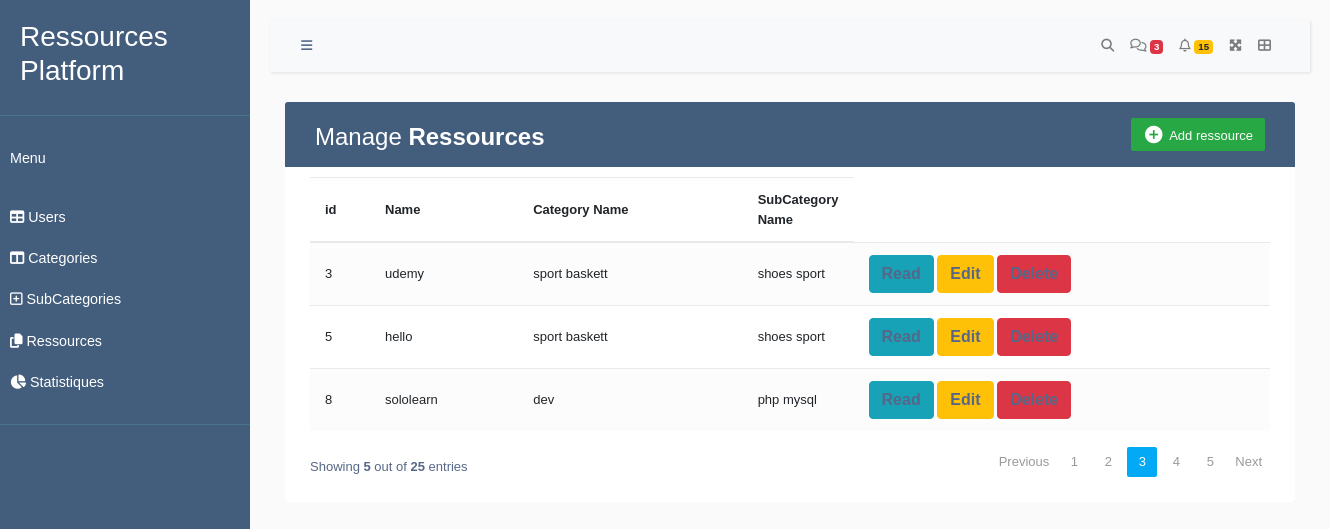
The app's page /ressource/index.php with its own data.
### tables this page shows
CREATE TABLE `ressources` (
  `ressource_id` int(11) NOT NULL,
  `categorie_id` int(11) DEFAULT NULL,
  `sub_categorie_id` int(11) DEFAULT NULL,
  `squad_id` int(11) DEFAULT NULL,
  `projet_id` int(11) DEFAULT NULL,
  `name_ressource` varchar(255) NOT NULL
);

CREATE TABLE `categorie` (
  `categorie_id` int(11) NOT NULL,
  `name_categorie` varchar(50) NOT NULL
);

CREATE TABLE `subcategory` (
  `sub_categorie_id` int(11) NOT NULL,
  `categorie_id` int(11) DEFAULT NULL,
  `name_sub_categorie` varchar(50) NOT NULL
);

### ressource/index.php (the view, shortened to what this page needs)
<!DOCTYPE html>
<html lang="en">
<head>
    <link rel="stylesheet" href="https://stackpath.bootstrapcdn.com/bootstrap/4.5.0/css/bootstrap.min.css">
    <link rel="stylesheet" href="https://cdnjs.cloudflare.com/ajax/libs/font-awesome/5.15.2/css/all.min.css">
    <link rel="stylesheet" href="https://cdnjs.cloudflare.com/ajax/libs/font-awesome/6.4.2/css/all.min.css"
 />
</head>
<body>
    <?php
    include("../nav.php");
    ?>
    <div class="container-xl">
        <div class="table-responsive">
            <div class="table-wrapper">
                <div class="table-title">
                    <div class="row">
                        <div class="col-sm-6">
                            <h2>Manage <b>Ressources</b></h2>
                        </div>
                        <div class="col-sm-6">
                            <a href="#addEmployeeModal" class="btn btn-success" data-toggle="modal"><i
                                    class="material-icons">&#xE147;</i> <span>Add ressource</span></a>
                        </div>
                    </div>
                </div>
                <table class="table table-striped table-hover">
                    <thead>
                        <tr>
                            <th>id</th>
                            <th> Name</th>
                            <th>Category Name</th>
                            <th>SubCategory Name</th>
                        </tr>
                    </thead>
                    <tbody>
                        <?php
                        include('connect.php');
                        $sqlSelect = "SELECT ressource_id , name_categorie, name_sub_categorie, name_ressource FROM ressources join categorie,subcategory where ressources.categorie_id=categorie.categorie_id and ressources.sub_categorie_id=subcategory.sub_categorie_id";
                        $result = mysqli_query($conn, $sqlSelect);
                        foreach ($result as $data) {
                            ?>
                            <tr>
                                <td>
                                    <?php echo $data['ressource_id']; ?>
                                </td>
                                <td>
                                    <?php echo $data['name_ressource']; ?>
                                </td>
                                <td>
                                    <?php echo $data['name_categorie']; ?>
                                </td>
                                <td>
                                    <?php echo $data['name_sub_categorie']; ?>
                                </td>
                                <td>
                                    <a href="view.php?id=<?php echo $data['ressource_id']; ?>" class="btn btn-info">Read
                                        </a>
                                    <a class="btn btn-warning"
                                        href="edit.php?id=<?php echo $data['ressource_id']; ?>">Edit</a>
                                    <a href="delete.php?id=<?php echo $data['ressource_id']; ?>"
                                        class="btn btn-danger">Delete</a>
                                </td>
                            </tr>
                            <?php
                        }
                        ?>
                    </tbody>
                </table>
                <div class="clearfix">
                    <div class="hint-text">Showing <b>5</b> out of <b>25</b> entries</div>
                    <ul class="pagination">
                        <li class="page-item disabled"><a href="#">Previous</a></li>
                        <li class="page-item"><a href="#" class="page-link">1</a></li>
                        <li class="page-item"><a href="#" class="page-link">2</a></li>
                        <li class="page-item active"><a href="#" class="page-link">3</a></li>
                        <li class="page-item"><a href="#" class="page-link">4</a></li>
                        <li class="page-item"><a href="#" class="page-link">5</a></li>
                        <li class="page-item"><a href="#" class="page-link">Next</a></li>
                    </ul>
                </div>
            </div>
        </div>
    </div>
</body>
</html>

### nav.php (shortened to what this page needs)
<link rel="stylesheet" href="https://stackpath.bootstrapcdn.com/bootstrap/4.5.0/css/bootstrap.min.css">
<link rel="stylesheet" href="https://cdnjs.cloudflare.com/ajax/libs/font-awesome/5.15.2/css/all.min.css">
<link rel="stylesheet" href="https://cdnjs.cloudflare.com/ajax/libs/font-awesome/6.4.2/css/all.min.css"
 />
<div class="wrapper ">
	<nav id="sidebar">
		<div class="sidebar-header ">
			<h3>Ressources Platform</h3>
		</div>
		<ul class="list-unstyled components">
			<p>Menu</p>
			<li>
				<a href="../users/#homeSubmenu" class="nav-link">
					<i class="nav-icon fas fa-table"></i>
					Users
				</a>
			</li>
			<li>
				<a href="../categorie/categorie.php" class="nav-link">
					<i class="nav-icon fas fa-columns"></i>
					Categories</a>
			</li>
			<li>
				<a href="../subCategory/subCategorie.php" class="nav-link">
					<i class="nav-icon far fa-plus-square"></i>
					SubCategories</a>
			</li>
			<li>
				<a href="../ressource/index.php" class="nav-link">
					<i class="nav-icon fas fa-copy"></i>
					Ressources</a>
			</li>
			<li>
				<a href="../statistique/index.php" class="nav-link">
					<i class="nav-icon fas fa-chart-pie"></i>
					Statistiques</a>
			</li>
		</ul>
	</nav>
	<div id="content">
		<nav class="navbar navbar-expand-lg navbar-light bg-light">
			<div class="container-fluid">
				<li class="nav-item">
					<a role="button" id="sidebarCollapse"><i class="fas fa-bars"></i></a>
				</li>
				<ul class="navbar-nav ml-auto">
					<li class="nav-item">
						<a class="nav-link" data-widget="navbar-search" href="#" role="button">
							<i class="fas fa-search"></i>
						</a>
					</li>
					<li class="nav-item dropdown">
						<a class="nav-link" data-toggle="dropdown" href="#">
							<i class="far fa-comments"></i>
							<span class="badge badge-danger navbar-badge">3</span>
						</a>
					</li>
					<li class="nav-item dropdown">
						<a class="nav-link" data-toggle="dropdown" href="#">
							<i class="far fa-bell"></i>
							<span class="badge badge-warning navbar-badge">15</span>
						</a>
					</li>
					<li class="nav-item">
						<a class="nav-link" data-widget="fullscreen" href="#" role="button">
							<i class="fas fa-expand-arrows-alt"></i>
						</a>
					</li>
					<li class="nav-item">
						<a class="nav-link" data-widget="control-sidebar" data-controlsidebar-slide="true" href="#"
							role="button">
							<i class="fas fa-th-large"></i>
						</a>
					</li>
				</ul>
			</div>
		</nav>

### nav.php (style rules this page uses)
body { color: #566787; background: #f5f5f5; font-family: 'Varela Round', sans-serif; font-size: 13px; }
.table-responsive { margin: 30px 0; }
.table-wrapper { background: #fff; padding: 20px 25px; border-radius: 3px; min-width: 1000px; box-shadow: 0 1px 1px rgba(0, 0, 0, .05); }
.table-title { padding-bottom: 15px; background: #435d7d; color: #fff; padding: 16px 30px; min-width: 100%; margin: -20px -25px 10px; border-radius: 3px 3px 0 0; }
.table-title h2 { margin: 5px 0 0; font-size: 24px; }
.nav-item { list-style: none; }
.table-title .btn { color: #fff; float: right; font-size: 13px; border: none; min-width: 50px; border-radius: 2px; border: none; outline: none !important; margin-left: 10px; }
.table-title .btn i { float: left; font-size: 21px; margin-right: 5px; }
.table-title .btn span { float: left; margin-top: 2px; }
table.table tr th, table.table tr td { border-color: #e9e9e9; padding: 12px 15px; vertical-align: middle; }
table.table tr th:first-child { width: 60px; }
table.table tr th:last-child { width: 100px; }
table.table-striped tbody tr:nth-of-type(odd) { background-color: #fcfcfc; }
table.table td a { font-weight: bold; color: #566787; display: inline-block; text-decoration: none; outline: none !important; }
.pagination { float: right; margin: 0 0 5px; }
.pagination li a { border: none; font-size: 13px; min-width: 30px; min-height: 30px; color: #999; margin: 0 2px; line-height: 30px; border-radius: 2px !important; text-align: center; padding: 0 6px; }
.pagination li.active a, .pagination li.active a.page-link { background: #03A9F4; }
.hint-text { float: left; margin-top: 10px; font-size: 13px; }
body { font-family: 'Poppins', sans-serif; background: #fafafa; }
p { font-family: 'Poppins', sans-serif; font-size: 1.1em; font-weight: 300; line-height: 1.7em; color: #999; }
a, a:hover, a:focus { color: inherit; text-decoration: none; transition: all 0.3s; }
.navbar { background: #fff; border: none; border-radius: 0; margin-bottom: 10px; box-shadow: 1px 1px 3px rgba(0, 0, 0, 0.1); }
.wrapper { display: flex; width: 100%; align-items: stretch; }
#sidebar { min-width: 250px; max-width: 250px; background: #435d7d; color: #fff; transition: all 0.3s; }
#sidebar .sidebar-header { padding: 20px; background: #435d7d; border-bottom: 1px solid #47748b; }
#sidebar ul.components { padding: 20px 0; border-bottom: 1px solid #47748b; }
#sidebar ul p { color: #fff; padding: 10px; }
#sidebar ul li a { padding: 10px; font-size: 1.1em; display: block; }
#content { width: 100%; padding: 20px; min-height: 100vh; transition: all 0.3s; }

### records on screen
ressources: ressource_id "3", name_ressource "udemy", categorie.name_categorie "sport baskett", sub_categorie.name_sub_categorie "shoes sport"
ressources: ressource_id "5", name_ressource "hello", categorie.name_categorie "sport baskett", sub_categorie.name_sub_categorie "shoes sport"
ressources: ressource_id "8", name_ressource "sololearn", categorie.name_categorie "dev", sub_categorie.name_sub_categorie "php mysql"
